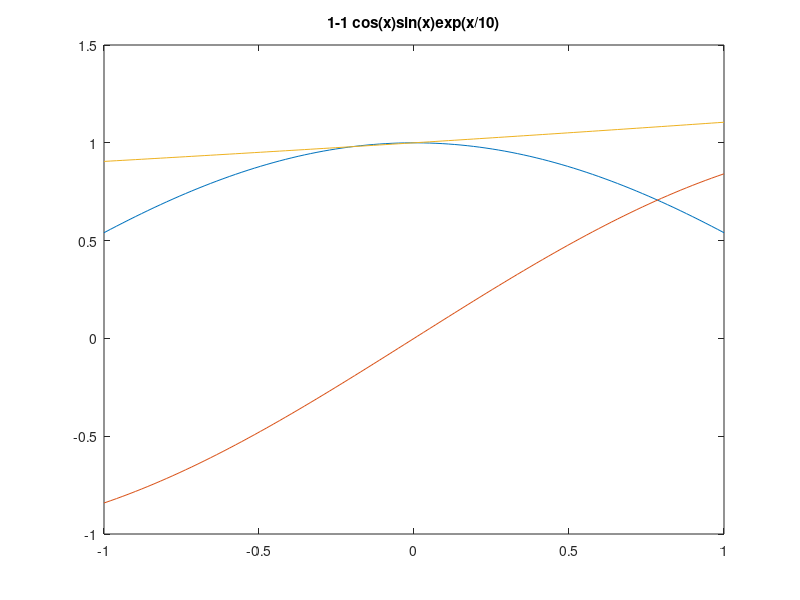

Reproduce this figure in MATLAB. (Note: this script raises an error after producing the figure.)
% 1.14 Practice Problems

% ------------------------------------------------------------------------
% 1-1: Plot the following functions using the plot() function
    % sin(x)                for -10 <= x <= 10
    % sin(x)cos(x)          for -10 <= x <= 10
    % cos(x)sin(x)exp(x/10) for  -1 <= x <=  1

    x = linspace(-10, 10, 500);
    y = sin(x);
    plot(x, y)
    title('1-1 sin(x)')
    pause;

    x = linspace(-10, 10, 500);
    y1 = sin(x);
    y2 = cos(x);
    plot(x, y1, x, y2)
    title('1-1 sin(x)cos(x)')
    pause;

    x = linspace(-1, 1, 100);
    y1 = cos(x);
    y2 = sin(x);
    y3 = exp(x/10);
    plot(x, y1, x, y2, x, y3)
    title('1-1 cos(x)sin(x)exp(x/10)')
    pause;
    
% ------------------------------------------------------------------------
% 1-2: Write a script that does the following:
    % 1. Creates a random 5x5 matrix, displays that random matrix,
    %    calculates and displays the inverse of the random matrix, and
    %    displays the result of the matrix times its inverse.
    % 2. Asks the user to input three text strings with the input()
    %    function and prints out the concatenation of all three.
    % 3. Asks the user for a text string and changes the word "the" to
    %    "hey".
    % 4. Asks the user for a text string and then tells the user what the
    %    first character was, what the second character was, and what the
    %    third character was.

    % 1
    rand_matrix = rand(5, 5)
    inv_rand_matrix = inv(rand_matrix)
    final_matrix = rand_matrix*inv_rand_matrix
    pause;

    % 2
    p1 = input('Input phrase 1: ', 's');
    p2 = input('Input phrase 2: ', 's');
    p3 = input('Input phrase 3: ', 's');
    p123 = [p1, p2, p3];
    fprintf(p123);
    fprintf('\n');
    pause;

    % 3
    original = input('What''s a phrase that contains all letters of the English alphabet?: ', 's');
    replaced = strrep(original, 'the', 'hey');
    fprintf(replaced);
    fprintf('\n');
    pause;

    % 4
    usr_string = input('Input any text string longer than 3 characters: ', 's');
    first_char = usr_string(1);
    second_char = usr_string(2);
    third_char = usr_string(3);
    fprintf('First character: %s\n', first_char);
    fprintf('Second character: %s\n', second_char);
    fprintf('Third character: %s\n', third_char);
  
% ------------------------------------------------------------------------
% 1-3: Create a script that does the following:
    % 1. Displays your name and major.
    % 2. Pauses for 5 seconds after the above information is displayed.
    % 3. Asks the user to input a number between 50 and 100. Call it x.
    % 4. Takes the square root of the number and displays it in long
    %    format.
    % 5. Pauses until a key is pressed.
    % 6. Sets up an array of 100 values for time from 0 to 0.1 seconds.
    %    Don't display the values.
    % 7. Calculates y=sin(2πxt) using the time array created in step 6 and
    %    the value of x from step 3.
    % 8. Plot 'y' vs 't' using the plot() function
    % 9. Label the x and y axes using the MATLAB xlabel() and ylabel()
    %    functions.

    % 1
    fprintf('Name: kyriosaa\n');
    fprintf('Major: Electrical Engineering and Computer Science\n');

    % 2
    pause(5);

    % 3
    x = input('Input a number between 50 and 100: ', 's');

    % 4
    x = str2double(x);
    sqrt_x = sqrt(x);
    format long;
    fprintf('%f', sqrt_x);

    % 5
    pause;

    % 6
    time = linspace(0, 0.1, 100);

    % 7
    y = sin(2 * pi * x * time)

    % 8 
    figure;
    plot(time, y);

    % 9
    title('y = sin(2πxt)');
    xlabel('Time (s)');
    ylabel('y');

% ------------------------------------------------------------------------
% 1-4: Find the solution (A, B, C) to the system of equations:
    %   10 =  400A -  175B
    %    0 = -175A +  800B - 250C
    %    5 =         -300B + 600C

    A = [ 400, -175,    0;
         -175,  800, -250;
            0, -300,  600];
    B = [10, 0, 5];

    answer = A/B;

    ans_A = answer(1);
    ans_B = answer(2);
    ans_C = answer(3);

    fprintf('A = %f, B = %f, C = %f', ans_A, ans_B, ans_C);